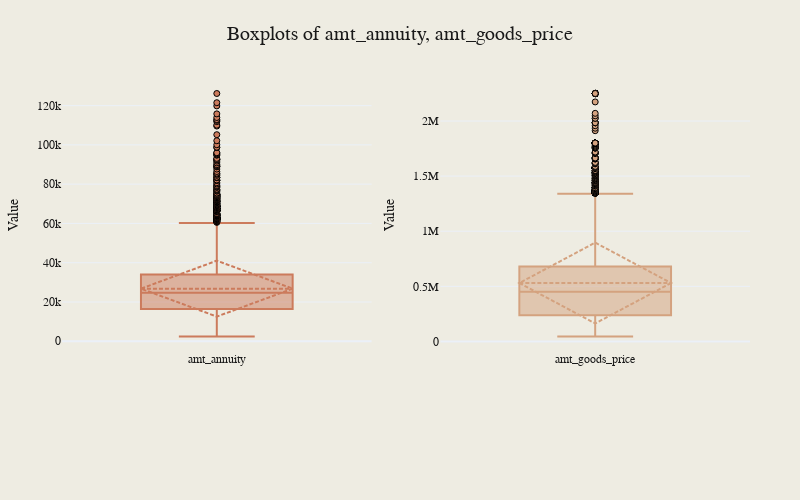

Notebook source saved alongside this figure:
### Markdown cell above
We can see the presence of outliers in all four features. `ext_source_2` and `ext_source_3` show a few outliers, while `amt_income_total` and `amt_credit` exhibit a substantial number of outliers, particularly at the higher end.

Next, we will check for outliers in the `numerical_features_loan_specifics` feature set.

### Code cell
plot_combined_boxplots(
    pd_application_train,
    numerical_features_loan_specifics,
    save_path="../images/box_plots_numerical_features_loan_specifics.png",
)

### Figure 1 — Plotly figure (JSON) as saved in the notebook; plotly's stock layout.template omitted (floating-point values rounded to 4 significant figures; data arrays with more than 128 entries replaced by an {"elided": "..."} marker saying what was removed)
{"data": [{"boxmean": "sd", "marker": {"color": "#CC7B5C", "line": {"color": "#000000", "width": 1}}, "showlegend": false, "type": "box", "xaxis": "x", "y": {"elided": "10000 float values"}, "yaxis": "y"}, {"boxmean": "sd", "marker": {"color": "#D4A27F", "line": {"color": "#000000", "width": 1}}, "showlegend": false, "type": "box", "xaxis": "x2", "y": {"elided": "10000 float values"}, "yaxis": "y2"}], "layout": {"font": {"color": "#191919", "family": "Styrene A", "size": 12}, "height": 500, "margin": {"b": 150, "l": 50, "r": 50, "t": 80}, "paper_bgcolor": "#EEECE2", "plot_bgcolor": "#EEECE2", "showlegend": false, "title": {"font": {"color": "#191919", "family": "Styrene B", "size": 20}, "text": "Boxplots of amt_annuity, amt_goods_price", "x": 0.5}, "width": 800, "xaxis": {"anchor": "y", "domain": [0, 0.45], "showticklabels": true, "tickfont": {"color": "#191919", "family": "Styrene A", "size": 12}, "ticktext": ["amt_annuity"], "tickvals": [0], "title": {"font": {"color": "#191919", "family": "Styrene A", "size": 14}}}, "xaxis2": {"anchor": "y2", "domain": [0.55, 1], "showticklabels": true, "tickfont": {"color": "#191919", "family": "Styrene A", "size": 12}, "ticktext": ["amt_goods_price"], "tickvals": [0], "title": {"font": {"color": "#191919", "family": "Styrene A", "size": 14}}}, "yaxis": {"anchor": "x", "domain": [0, 1], "tickfont": {"color": "#191919", "family": "Styrene A", "size": 12}, "title": {"font": {"color": "#191919", "family": "Styrene A", "size": 14}, "text": "Value"}}, "yaxis2": {"anchor": "x2", "domain": [0, 1], "tickfont": {"color": "#191919", "family": "Styrene A", "size": 12}, "title": {"font": {"color": "#191919", "family": "Styrene A", "size": 14}, "text": "Value"}}}}
